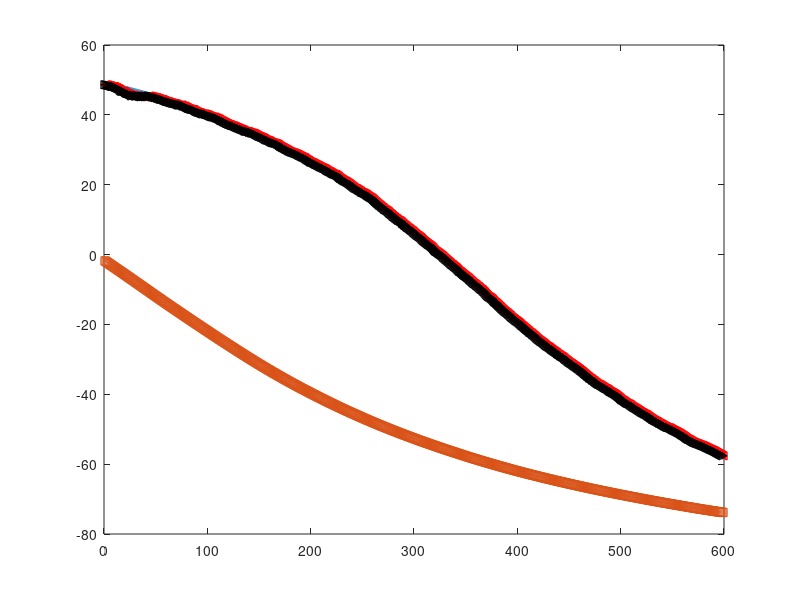
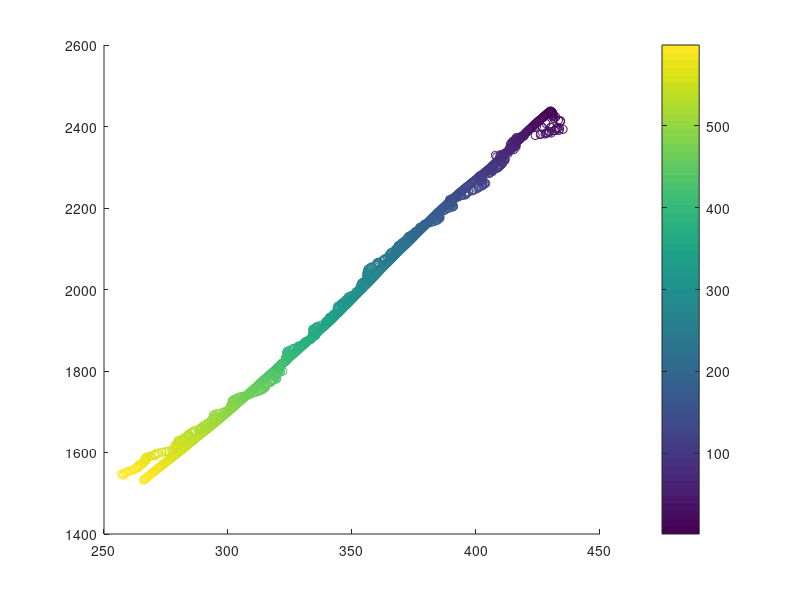

The MATLAB script that drew these images, in order:
%% For position sensor only case. 
%  This is for the dependent case. 

close all;

clear all;

clc;

Iteration = 599; 

T = .1;  

Fx = [1 T; 0 1] ; % state transition matrix

F = blkdiag(Fx, Fx);

Taox = [T^2/2; T]; %input control matrix, this is for the system noise. Considering
%the case only one dimension, Tao is is 2by1 vector. As for the 2-D model,
%Tao should be like as below,

Tao = [Taox; Taox];

H = [1 0]; % measurement matrix

Nm=100;

%% define main variables

v_mag = .5;  %process noise:

w_mag = [sqrt(3), sqrt(4)];  %measurement noise pre_set up

R = diag(w_mag.^2) %covariance of measurement noise, in this case, only position 
                %is measuered, so R is a 1by1matrix. 

Qx = v_mag^2 * [T^4/4 T^3/2; T^3/2 T^2]; 

Q = blkdiag(Qx,Qx)

Px=v_mag^2*[1 1/T;1/T 2/(T^2)];

P = blkdiag(Px,Px)

    A=randn(Iteration,1);

    A2=randn(Iteration,1);
    
    w= randn(1,Iteration)*w_mag(1);
    
 
%% initize result variables
% simulate the observation over time
    X_true=[];
        
    Z = []; % real_measurement
    
    X = [430,-3,2438,-15]';
    
%     X=(mvnrnd(X,P,1))';
    
    for t = 1 : Iteration
    
        X= F * X + [v_mag * randn*[(T^2/2); T];v_mag * randn*[(T^2/2); T]];              
            
            X_true=[X_true;X'];
 
    end
    
    


    %Meausrement;

    target = load('sim1_target_location.mat');
    
%     X_true(:,1)= target.res(:,1);
%     
%     X_true(:,3)= target.res(:,1);
%         
    trajc_x = X_true(:,1);

    trajc_y = X_true(:,3);

    theta2_real = atand((trajc_y-2450)./(trajc_x-0));

    theta1_real = atand((trajc_y-1950)./(trajc_x-0));


    
    
    
%     figure;
    
    x_pest = 500./(tand(theta1_real)-tand(theta2_real));

    y_pest = x_pest .* tand(theta1_real) +1950;

    x_pest = x_pest + 0;

%     plot(trajc_x, trajc_y), grid;

%     hold on;

%     plot(x_pest, y_pest,'r*');
    
    Z = [theta1_real theta2_real];
    
    Z = Z + randn(size(Z))*diag(w_mag);
    
    
    %% Do kalman filtering
    %initize estimation variables
    
    % re-initized state
    
%     X_hat =(mvnrnd(X,P,1))';
    
    X_hat = [430,0,2438,0]';
   
    X_pred = [];
    
    predic_var = [];
    
    W_save=[];
    
    Z_est =[];
    
     Z_est_backup=[];
    
    for t = 1:length(X_true)
            
        X_hat = F * X_hat;
            
        P = F * P * F' + Q;
            
        predic_var = [predic_var; P];
        
       % Start of Jacobian matrix for the observation function h(x);
        Deno1 = (X_hat(1)-0)^2+(X_hat(3)-1950)^2;
        
        Nume1x = X_hat(1)-0;
        
        Nume1y = 1950- X_hat(3);
        
        Deno2 = (X_hat(1)-0)^2+(X_hat(3)-2450)^2;
        
        Nume2x = X_hat(1)-0;
        
        Nume2y = 2450- X_hat(3);
        
        H = 180/3.14*[Nume1y/Deno1, 0 , Nume1x/Deno1, 0; Nume2y/Deno2, 0 , Nume2x/Deno2, 0];    
        
        %End of Jacobian matrix for the observation function h(x);        
        
        W = P*H'/(H*P*H'+R);
        
        W_save=[W_save ; W]; % save the gain matrix
        
        theta2 = atand((X_hat(3)-2450)./(X_hat(1)-0));

        theta1 = atand((X_hat(3)-1950)./(X_hat(1)-0));
        
        Z_est = [theta1; theta2];
        
        Z_est_backup = [Z_est_backup Z_est];
        
        X_hat = X_hat + W * (Z(t,:)' - Z_est);

        P =  (eye(4)-W*H)*P;
                
        X_pred = [X_pred; X_hat'];

    end
    
    
    figure, plot(theta1_real,'-+'), hold on, plot(theta2_real,'-.s');
    
    plot(Z_est_backup(1,:)','r-<'), plot(Z_est_backup(1,:)', 'k->');
  
    
    figure;
    
    scatter(trajc_x, trajc_y,[],1:length(trajc_x)),hold on;
    
    scatter(X_pred(:,1), X_pred(:,3), [], 1:length(X_pred(:,1))), colorbar;


